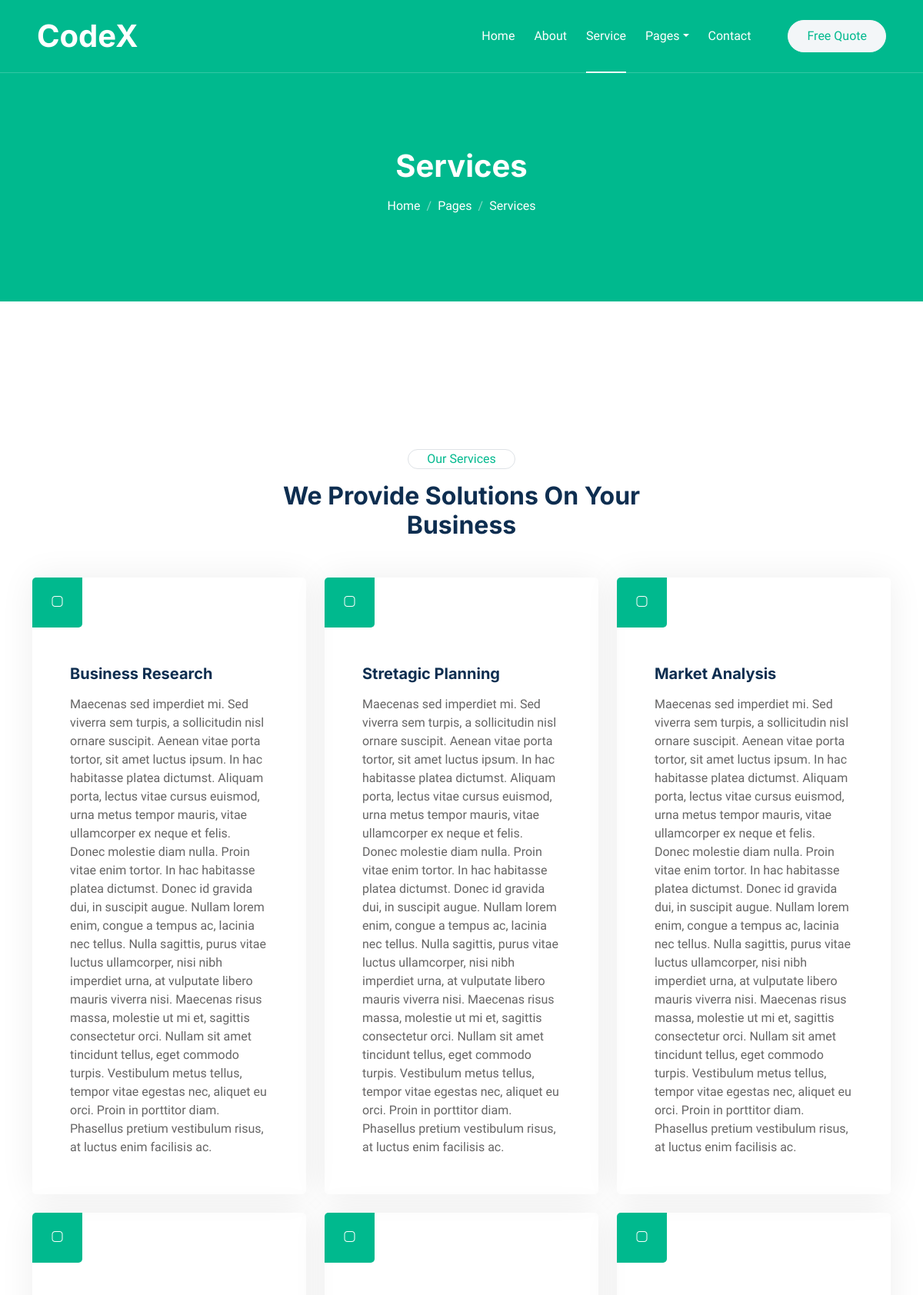
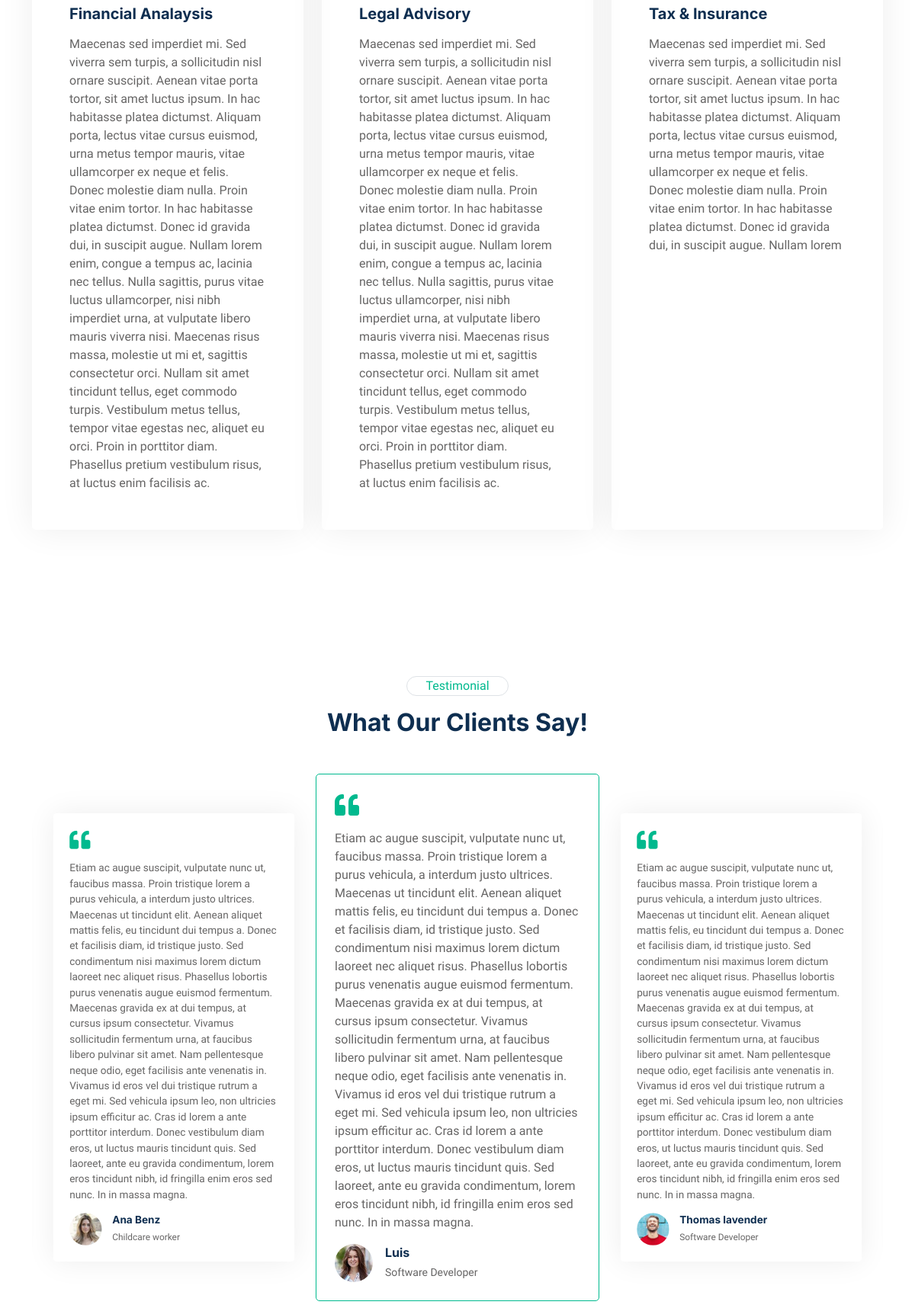
The app's page /service (upper part) with its own data (2 pictures, top to bottom).
### Site/models.py (models this page shows)
class Site_Info(models.Model):
    section_testimonial_title = models.CharField(max_length=255)
    section_banner_title = models.CharField(max_length=255)
    section_about_title = models.CharField(max_length=255)
    section_features_title = models.CharField(max_length=255)
    section_team_title = models.CharField(max_length=255)
    section_service_title = models.CharField(max_length=255)
    section_started_title = models.CharField(max_length=255)
    site_logo = models.CharField(max_length=255)

class Testimonial(models.Model):
    description = models.TextField()
    client_name = models.CharField(max_length=255)
    profession = models.CharField(max_length=255)
    img = models.FileField()

### Service/models.py (models this page shows)
class Sevice_details(models.Model):
    title = models.CharField(max_length=255)
    description = models.TextField()
    img1 = models.CharField(max_length=255)
    img2 = models.CharField(max_length=255)

### Site/views.py (the view)
# urls.py: path('service', service, name='service'),
def service(request):
    service = Sevice_details.objects.all()
    testimonial = Testimonial.objects.all()
    section = Site_Info.objects.first()
    return render(request, 'pages/service.html', locals())

### Site/context_processor.py (called while the page is built)
def Footer_details(request):
    footer = Footer.objects.all()
    return{
        'footer': footer
    }

### templates/pages/service.html (shortened to what this page needs)
{% extends 'base/base.html' %}
{% load static %}
{% block 'content' %}
            <div class="container-xxl bg-primary page-header">
                <div class="container text-center">
                    <h1 class="text-white animated zoomIn mb-3">Services</h1>
                    <nav aria-label="breadcrumb">
                        <ol class="breadcrumb justify-content-center">
                            <li class="breadcrumb-item"><a class="text-white" href="#">Home</a></li>
                            <li class="breadcrumb-item"><a class="text-white" href="#">Pages</a></li>
                            <li class="breadcrumb-item text-white active" aria-current="page">Services</li>
                        </ol>
                    </nav>
                </div>
            </div>
        </div>
        <div class="container-xxl py-6">
            <div class="container">
                <div class="mx-auto text-center wow fadeInUp" data-wow-delay="0.1s" style="max-width: 600px;">
                    <div class="d-inline-block border rounded-pill text-primary px-4 mb-3">Our Services</div>
                    <h2 class="mb-5">{{ section.section_service_title }}</h2>
                </div>
                <div class="row g-4">
                {% for service in service %}
                    <div class="col-lg-4 col-md-6 wow fadeInUp" data-wow-delay="0.1s">
                        <div class="service-item rounded h-100">
                            <div class="d-flex justify-content-between">
                                <div class="service-icon">
                                    <i class="{{service.img1}}"></i>
                                </div>
                            </div>
                            <div class="p-5">
                                <h5 class="mb-3">{{service.title}}</h5>
                                <span>{{service.description}}</span>
                            </div>
                        </div>
                    </div>
                {% endfor %}
                </div>
            </div>
        </div>
        <div class="container-xxl py-6">
            <div class="container">
                <div class="mx-auto text-center wow fadeInUp" data-wow-delay="0.1s" style="max-width: 600px;">
                    <div class="d-inline-block border rounded-pill text-primary px-4 mb-3">Testimonial</div>
                    <h2 class="mb-5">{{ section.section_testimonial_title }}</h2>
                </div>
                <div class="owl-carousel testimonial-carousel wow fadeInUp" data-wow-delay="0.1s">
                    {% for testimonial in testimonial %}
                        <div class="testimonial-item rounded p-4">
                            <i class="fa fa-quote-left fa-2x text-primary mb-3"></i>
                            <p>{{ testimonial.description }}</p>
                            <div class="d-flex align-items-center">
                                <img class="img-fluid flex-shrink-0 rounded-circle" src=" {{ testimonial.img.url }}">
                                <div class="ps-3">
                                    <h6 class="mb-1">{{ testimonial.client_name }}</h6>
                                    <small>{{ testimonial.profession }}</small>
                                </div>
                            </div>
                        </div>
                    {% endfor %}
                </div>
            </div>
        </div>
    {% endblock 'content' %}

### templates/base/base.html (shortened to what this page needs)
{% load static %}
<!DOCTYPE html>
<html lang="en">
<head>
    <link href="https://cdnjs.cloudflare.com/ajax/libs/font-awesome/5.10.0/css/all.min.css" rel="stylesheet">
    <link href="https://cdn.jsdelivr.net/npm/bootstrap-icons@1.4.1/font/bootstrap-icons.css" rel="stylesheet">
    <link href=" {% static 'assets/lib/animate/animate.min.css' %}" rel="stylesheet">
    <link href="{% static 'assets/lib/owlcarousel/assets/owl.carousel.min.css' %}" rel="stylesheet">
    <link href="{% static 'assets/css/bootstrap.min.css' %}" rel="stylesheet">
    <link href="{% static 'assets/css/style.css' %}" rel="stylesheet">
    <link rel="stylesheet" type="text/css" href="//unpkg.com/swagger-ui-dist@3/swagger-ui.css" />
</head>
<body>
    <div class="container-xxl bg-white p-0">
        <div class="container-xxl position-relative p-0">
            <nav class="navbar navbar-expand-lg navbar-light px-4 px-lg-5 py-3 py-lg-0">
                <a href="{% url 'index' %}" class="navbar-brand p-0">
                    <h1 class="m-0">{{section.site_logo}}</h1>
                </a>
                <div class="collapse navbar-collapse" id="navbarCollapse">
                    <div class="navbar-nav ms-auto py-0">
                        <a href="{% url 'index' %}" class="nav-item nav-link {% if request.path == '/' %} active {% endif %}">Home</a>
                        <a href="{% url 'about' %}" class="nav-item nav-link {% if request.path == '/about' %} active {% endif %}">About</a>
                        <a href="{% url 'service' %} " class="nav-item nav-link {% if request.path == '/service' %} active {% endif %}">Service</a>
                        <div class="nav-item dropdown">
                            <a href="#" class="nav-link dropdown-toggle" data-bs-toggle="dropdown">Pages</a>
                        </div>
                        <a href=" {% url 'contact' %}" class="nav-item nav-link {% if request.path == '/contact' %} active {% endif %}">Contact</a>
                    </div>
                    <a href="" class="btn btn-light rounded-pill text-primary py-2 px-4 ms-lg-5">Free Quote</a>
                </div>
            </nav>
    {% block 'content' %}
    {% endblock 'content' %}
    </div>
</body>
</html>

### static/assets/css/style.css (style rules this page uses)
:root { --primary: #00B98E; --light: #F3F6F8; --dark: #0E2E50; }
.py-6 { padding-top: 6rem; padding-bottom: 6rem; }
.btn { font-weight: 500; transition: .5s; }
.navbar .navbar-nav .nav-link { position: relative; margin-left: 25px; padding: 35px 0; color: #FFFFFF; font-weight: 500; outline: none; transition: .5s; }
.navbar .navbar-nav .nav-link:hover, .navbar .navbar-nav .nav-link.active { color: #FFFFFF; }
.navbar .navbar-brand h1 { color: #FFFFFF; }
@media (min-width: 992px) { .navbar { position: absolute; width: 100%; top: 0; left: 0; border-bottom: 1px solid rgba(256, 256, 256, .2); z-index: 999; } }
@media (min-width: 992px) { .navbar .navbar-nav .nav-link::before { position: absolute; content: ""; width: 100%; height: 2px; bottom: 10px; left: 0; background: #FFFFFF; opacity: 0; transition: .5s; } }
@media (min-width: 992px) { .navbar .navbar-nav .nav-link:hover::before, .navbar .navbar-nav .nav-link.active::before { bottom: -1px; left: 0; opacity: 1; } }
.page-header { margin-bottom: 6rem; padding: 12rem 0 6rem 0; }
.page-header .breadcrumb-item+.breadcrumb-item::before { color: rgba(256, 256, 256, .5); }
.service-item { box-shadow: 0 0 45px rgba(0, 0, 0, .07); border: 1px solid transparent; transition: .5s; }
.service-item .service-icon, .service-item .service-btn { margin: -1px 0 0 -1px; width: 65px; height: 65px; display: flex; align-items: center; justify-content: center; color: #FFFFFF; background: var(--primary); border-radius: 5px 0; transition: .5s; }
.testimonial-carousel .owl-item .testimonial-item { box-shadow: 0 0 45px rgba(0, 0, 0, .07); border: 1px solid transparent; transform: scale(.85); transition: .5s; }
.testimonial-carousel .owl-item.center .testimonial-item { box-shadow: none; border-color: var(--primary); transform: scale(1); }
.testimonial-carousel .owl-item .testimonial-item img { width: 50px; height: 50px; }

### records on screen
Site_Info: site_logo "CodeX", section_service_title "We Provide Solutions On Your Business", section_testimonial_title "What Our Clients Say!"
Sevice_details: title "Business Research", description "Maecenas sed imperdiet mi. Sed viverra sem turpis, a sollicitudin nisl ornare suscipit. Aenean vitae porta tortor, sit amet luctus ipsum. In hac habitasse platea dictumst. Aliquam porta, lectus vitae cursus euismod, urna metus tempor mauris, vitae ullamcorper ex neque et felis. Donec molestie diam nulla. Proin vitae enim tortor. In hac habitasse platea dictumst. Donec id gravida dui, in suscipit augue. Nullam lorem enim, congue a tempus ac, lacinia nec tellus. Nulla sagittis, purus vitae luctus ullamcorper, nisi nibh imperdiet urna, at vulputate libero mauris viverra nisi. Maecenas risus massa, molestie ut mi et, sagittis consectetur orci. Nullam sit amet tincidunt tellus, eget commodo…"
Sevice_details: title "Stretagic Planning", description "Maecenas sed imperdiet mi. Sed viverra sem turpis, a sollicitudin nisl ornare suscipit. Aenean vitae porta tortor, sit amet luctus ipsum. In hac habitasse platea dictumst. Aliquam porta, lectus vitae cursus euismod, urna metus tempor mauris, vitae ullamcorper ex neque et felis. Donec molestie diam nulla. Proin vitae enim tortor. In hac habitasse platea dictumst. Donec id gravida dui, in suscipit augue. Nullam lorem enim, congue a tempus ac, lacinia nec tellus. Nulla sagittis, purus vitae luctus ullamcorper, nisi nibh imperdiet urna, at vulputate libero mauris viverra nisi. Maecenas risus massa, molestie ut mi et, sagittis consectetur orci. Nullam sit amet tincidunt tellus, eget commodo…"
Sevice_details: title "Market Analysis", description "Maecenas sed imperdiet mi. Sed viverra sem turpis, a sollicitudin nisl ornare suscipit. Aenean vitae porta tortor, sit amet luctus ipsum. In hac habitasse platea dictumst. Aliquam porta, lectus vitae cursus euismod, urna metus tempor mauris, vitae ullamcorper ex neque et felis. Donec molestie diam nulla. Proin vitae enim tortor. In hac habitasse platea dictumst. Donec id gravida dui, in suscipit augue. Nullam lorem enim, congue a tempus ac, lacinia nec tellus. Nulla sagittis, purus vitae luctus ullamcorper, nisi nibh imperdiet urna, at vulputate libero mauris viverra nisi. Maecenas risus massa, molestie ut mi et, sagittis consectetur orci. Nullam sit amet tincidunt tellus, eget commodo…"
Sevice_details: title "Financial Analaysis", description "Maecenas sed imperdiet mi. Sed viverra sem turpis, a sollicitudin nisl ornare suscipit. Aenean vitae porta tortor, sit amet luctus ipsum. In hac habitasse platea dictumst. Aliquam porta, lectus vitae cursus euismod, urna metus tempor mauris, vitae ullamcorper ex neque et felis. Donec molestie diam nulla. Proin vitae enim tortor. In hac habitasse platea dictumst. Donec id gravida dui, in suscipit augue. Nullam lorem enim, congue a tempus ac, lacinia nec tellus. Nulla sagittis, purus vitae luctus ullamcorper, nisi nibh imperdiet urna, at vulputate libero mauris viverra nisi. Maecenas risus massa, molestie ut mi et, sagittis consectetur orci. Nullam sit amet tincidunt tellus, eget commodo…"
Sevice_details: title "Legal Advisory", description "Maecenas sed imperdiet mi. Sed viverra sem turpis, a sollicitudin nisl ornare suscipit. Aenean vitae porta tortor, sit amet luctus ipsum. In hac habitasse platea dictumst. Aliquam porta, lectus vitae cursus euismod, urna metus tempor mauris, vitae ullamcorper ex neque et felis. Donec molestie diam nulla. Proin vitae enim tortor. In hac habitasse platea dictumst. Donec id gravida dui, in suscipit augue. Nullam lorem enim, congue a tempus ac, lacinia nec tellus. Nulla sagittis, purus vitae luctus ullamcorper, nisi nibh imperdiet urna, at vulputate libero mauris viverra nisi. Maecenas risus massa, molestie ut mi et, sagittis consectetur orci. Nullam sit amet tincidunt tellus, eget commodo…"
Sevice_details: title "Tax & Insurance", description "Maecenas sed imperdiet mi. Sed viverra sem turpis, a sollicitudin nisl ornare suscipit. Aenean vitae porta tortor, sit amet luctus ipsum. In hac habitasse platea dictumst. Aliquam porta, lectus vitae cursus euismod, urna metus tempor mauris, vitae ullamcorper ex neque et felis. Donec molestie diam nulla. Proin vitae enim tortor. In hac habitasse platea dictumst. Donec id gravida dui, in suscipit augue. Nullam lorem"
Testimonial: description "Etiam ac augue suscipit, vulputate nunc ut, faucibus massa. Proin tristique lorem a purus vehicula, a interdum justo ultrices. Maecenas ut tincidunt elit. Aenean aliquet mattis felis, eu tincidunt dui tempus a. Donec et facilisis diam, id tristique justo. Sed condimentum nisi maximus lorem dictum laoreet nec aliquet risus. Phasellus lobortis purus venenatis augue euismod fermentum. Maecenas gravida ex at dui tempus, at cursus ipsum consectetur. Vivamus sollicitudin fermentum urna, at faucibus libero pulvinar sit amet. Nam pellentesque neque odio, eget facilisis ante venenatis in. Vivamus id eros vel dui tristique rutrum a eget mi. Sed vehicula ipsum leo, non ultricies ipsum efficitur ac.…", img (picture), client_name "Luis", profession "Software Developer"
Testimonial: description "Etiam ac augue suscipit, vulputate nunc ut, faucibus massa. Proin tristique lorem a purus vehicula, a interdum justo ultrices. Maecenas ut tincidunt elit. Aenean aliquet mattis felis, eu tincidunt dui tempus a. Donec et facilisis diam, id tristique justo. Sed condimentum nisi maximus lorem dictum laoreet nec aliquet risus. Phasellus lobortis purus venenatis augue euismod fermentum. Maecenas gravida ex at dui tempus, at cursus ipsum consectetur. Vivamus sollicitudin fermentum urna, at faucibus libero pulvinar sit amet. Nam pellentesque neque odio, eget facilisis ante venenatis in. Vivamus id eros vel dui tristique rutrum a eget mi. Sed vehicula ipsum leo, non ultricies ipsum efficitur ac.…", img (picture), client_name "Thomas lavender", profession "Software Developer"
Testimonial: description "Etiam ac augue suscipit, vulputate nunc ut, faucibus massa. Proin tristique lorem a purus vehicula, a interdum justo ultrices. Maecenas ut tincidunt elit. Aenean aliquet mattis felis, eu tincidunt dui tempus a. Donec et facilisis diam, id tristique justo. Sed condimentum nisi maximus lorem dictum laoreet nec aliquet risus. Phasellus lobortis purus venenatis augue euismod fermentum. Maecenas gravida ex at dui tempus, at cursus ipsum consectetur. Vivamus sollicitudin fermentum urna, at faucibus libero pulvinar sit amet. Nam pellentesque neque odio, eget facilisis ante venenatis in. Vivamus id eros vel dui tristique rutrum a eget mi. Sed vehicula ipsum leo, non ultricies ipsum efficitur ac.…", img (picture), client_name "Ana Benz", profession "Childcare worker"
